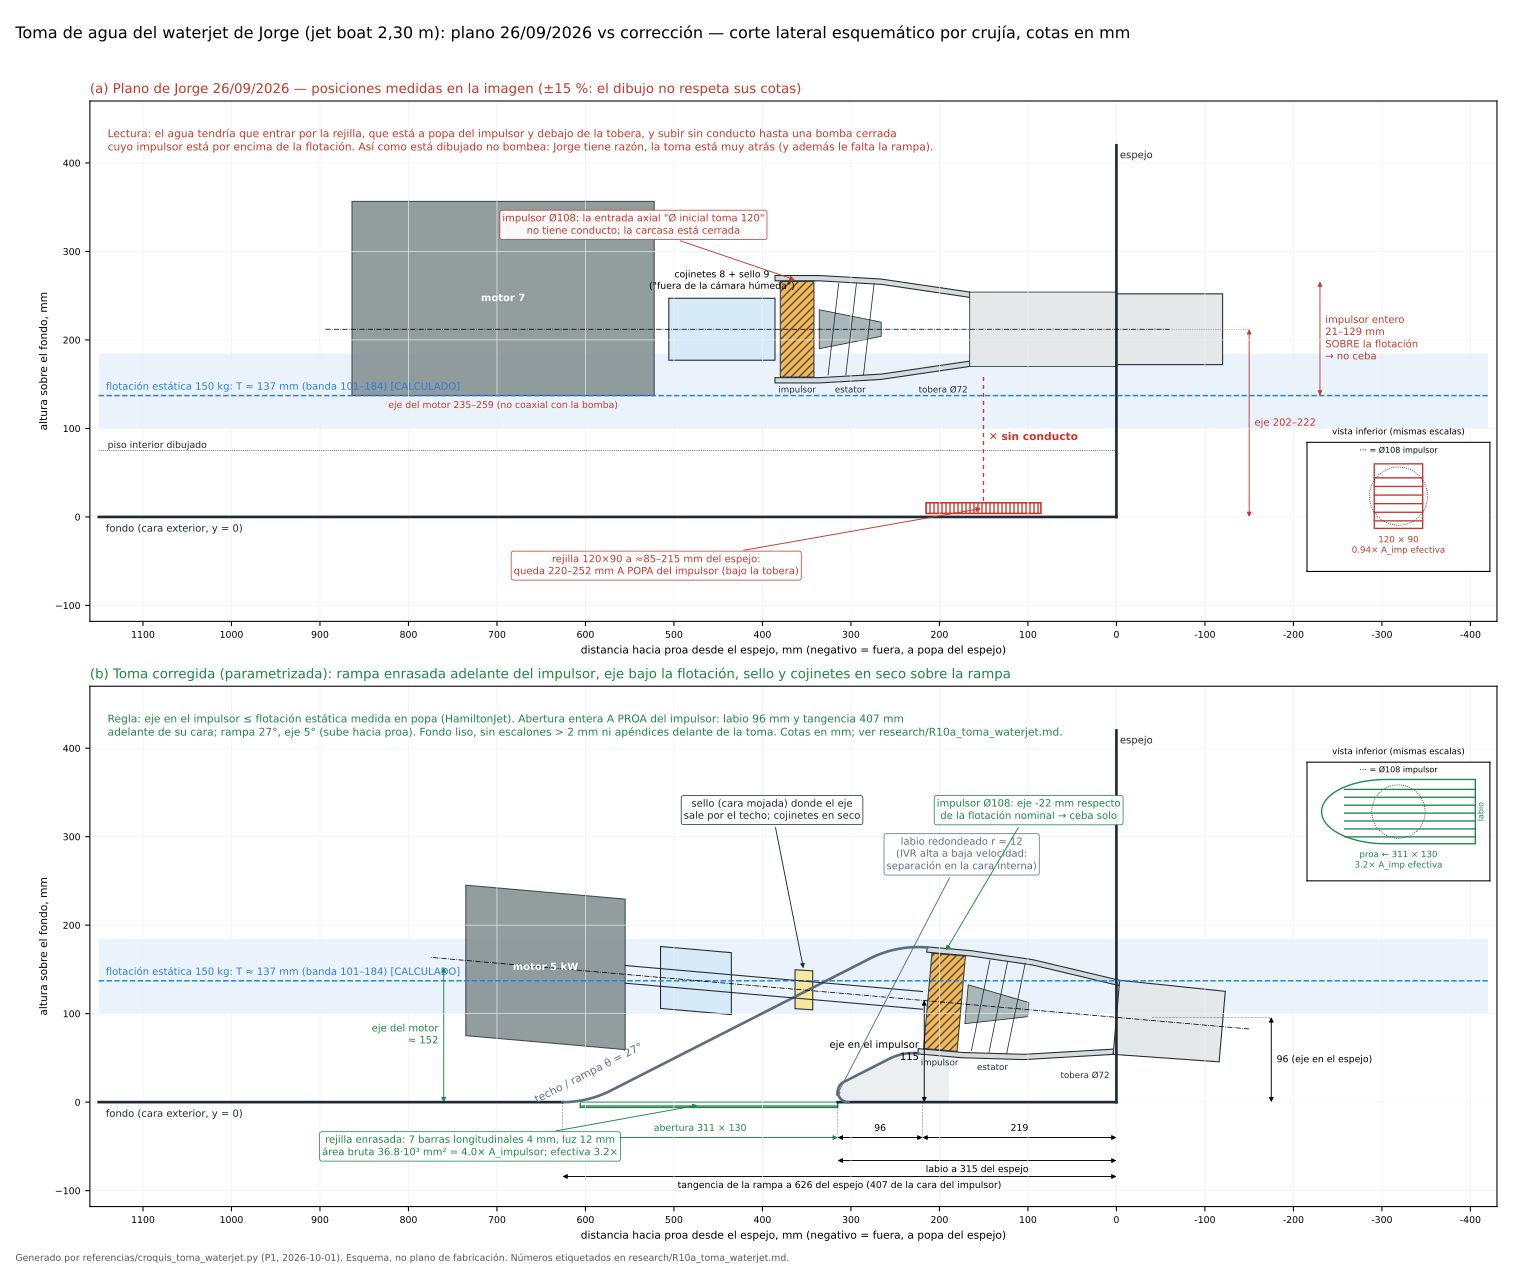

Python code for this plot:
#!/usr/bin/env python3
# -*- coding: utf-8 -*-
"""
croquis_toma_waterjet.py — Toma (succión) del waterjet de Jorge: plano 2026-09-26 vs toma corregida.

Qué hace (todo en un solo script, ejecutable y reproducible):
  1. Convierte a mm las posiciones leídas en píxeles sobre
     referencias/2026-09-26_plano_preliminar_waterjet_jorge.png (dos escalas,
     porque el dibujo no es coherente con sus propias cotas).
  2. Calcula el calado estático de 150 kg en un casco 2,30 × 0,80 m.
  3. Genera la geometría PARAMETRIZADA de una toma enrasada ("flush intake") con
     rampa: techo arco-recta-arco, labio redondeado, pared inferior, rejilla de
     barras longitudinales, eje inclinado, sello/cojinetes en seco y motor.
  4. Puntos de operación del jet (modelo de cantidad de movimiento + energía de
     Bulten 2006, ec. 2.56) → caudal, IVR, empuje.
  5. Chequeo de cavitación a 4500 rpm: NPSH disponible (Bulten ec. 2.64) contra
     NPSH requerido por velocidad específica de succión (Bulten ec. 2.29).
  6. Dibuja referencias/croquis_toma_waterjet.svg: (a) plano de Jorge, (b) corregido.

Uso:   python referencias/croquis_toma_waterjet.py [--out ruta.svg] [--json ruta.json]
No escribe nada fuera de --out / --json. Lee (solo lectura) inputs.yaml del repo
para ρ, p_atm y p_v del agua del Als Fjord; si no lo encuentra usa los mismos valores.

Convenciones: geometría en mm. xf = distancia hacia PROA medida desde la cara
exterior del espejo (xf = 0 en el espejo). y = altura sobre la cara exterior del
fondo (y = 0). En el dibujo la proa queda a la izquierda (X = −xf), como en el plano.
IVR (ITTC) = V_garganta / V_barco; IVR_Bulten = 1/IVR (Bulten 2006 usa la recíproca).
Etiquetas: [VERIFICADO: fuente] · [CALCULADO] · [ESTIMADO: base] · [SUPUESTO].
Fuentes: research/R10a_toma_waterjet.md §Fuentes.
"""
from __future__ import annotations

import argparse
import json
import math
import os
import sys

import numpy as np

import matplotlib

matplotlib.use("Agg")
import matplotlib.pyplot as plt  # noqa: E402
from matplotlib.patches import Polygon, Rectangle, FancyArrowPatch  # noqa: E402

HERE = os.path.dirname(os.path.abspath(__file__))
REPO = os.path.dirname(HERE)
G = 9.81

# =============================================================================
# 1. Medidas leídas en el PNG (px de la imagen original 1320×1023)
#    Método: recorte ampliado con grilla + barrido de columnas/filas oscuras.
# =============================================================================
PX = {
    "dim2300_ext": (126.5, 849.0),   # líneas de referencia de la cota 2300 (proa → punta de la boquilla)
    "chain_ticks": (121.0, 355.0, 573.0, 752.0),  # cotas 850 / 750 / 700 (terminan en la rejilla)
    "y_bottom": 219.5,       # cara exterior del fondo (línea inferior de las cotas 280 y 420)
    "y_dim280_top": 139.0,   # extremo superior de la cota 280 (popa)
    "y_dim420_top": 110.0,   # extremo superior de la cota 420 (popa)
    "x_transom": 790.0,      # cara exterior del espejo (doble línea 779–796 px)
    "x_grille_fwd": 727.0,   # barras de la rejilla, extremo hacia proa
    "x_grille_aft": 765.0,   # barras de la rejilla, extremo hacia popa
    "y_grille": (207.0, 216.0),  # la rejilla está dibujada DENTRO de un rebaje, sobre la línea del fondo
    "x_housing": (677.0, 721.0),  # cilindro de la bomba (impulsor + estator, tramo "120" del detalle)
    "y_housing": (141.0, 182.0),
    "x_motor": (537.0, 637.0),
    "y_motor": (122.0, 182.0),
    "y_floor": 199.0,        # piso interior dibujado
}


def drawing_scales():
    """Escalas mm/px que implican las propias cotas del plano (no coinciden entre sí)."""
    a, b = PX["dim2300_ext"]
    t = PX["chain_ticks"]
    sx_total = 2300.0 / (b - a)                      # [CALCULADO] cota 2300
    sx_chain = 2300.0 / (t[-1] - t[0])               # [CALCULADO] cadena 850+750+700
    sx_parts = [850 / (t[1] - t[0]), 750 / (t[2] - t[1]), 700 / (t[3] - t[2])]
    sy_280 = 280.0 / (PX["y_bottom"] - PX["y_dim280_top"])
    sy_420 = 420.0 / (PX["y_bottom"] - PX["y_dim420_top"])
    return dict(sx=(sx_total, sx_chain), sx_parts=sx_parts, sy=(sy_280, sy_420))


def jorge_layout():
    """Posiciones del plano de Jorge en mm (rango con las dos escalas)."""
    s = drawing_scales()
    sx_lo, sx_hi = sorted(s["sx"])
    sy_lo, sy_hi = sorted(s["sy"])
    xt = PX["x_transom"]
    yb = PX["y_bottom"]

    def fx(px):  # distancia a proa desde el espejo
        return ((xt - px) * sx_lo, (xt - px) * sx_hi)

    def fy(py):
        return ((yb - py) * sy_lo, (yb - py) * sy_hi)

    hy = 0.5 * (PX["y_housing"][0] + PX["y_housing"][1])
    my = 0.5 * (PX["y_motor"][0] + PX["y_motor"][1])
    out = {
        "grille_fwd_from_transom": fx(PX["x_grille_fwd"]),
        "grille_aft_from_transom": fx(PX["x_grille_aft"]),
        "grille_len_side_view": ((PX["x_grille_aft"] - PX["x_grille_fwd"]) * sx_lo,
                                 (PX["x_grille_aft"] - PX["x_grille_fwd"]) * sx_hi),
        "impeller_face_from_transom": fx(PX["x_housing"][0]),
        "housing_aft_from_transom": fx(PX["x_housing"][1]),
        "grille_center_aft_of_impeller": tuple(
            (0.5 * (PX["x_grille_fwd"] + PX["x_grille_aft"]) - PX["x_housing"][0]) * k for k in (sx_lo, sx_hi)),
        "shaft_height_pump": fy(hy),
        "motor_axis_height": fy(my),
        "motor_from_transom": (fx(PX["x_motor"][1])[0], fx(PX["x_motor"][0])[1]),
        "grille_above_bottom": (fy(PX["y_grille"][1])[0], fy(PX["y_grille"][0])[1]),
        "floor_height": fy(PX["y_floor"]),
    }
    # valores para el dibujo (escala media) — el motor del lateral no coincide con el "180" del detalle
    sxm, sym = 0.5 * (sx_lo + sx_hi), 0.5 * (sy_lo + sy_hi)
    out["_mid"] = {
        "motor_x": ((xt - PX["x_motor"][1]) * sxm, (xt - PX["x_motor"][0]) * sxm),
        "motor_diam": (PX["y_motor"][1] - PX["y_motor"][0]) * sym,
        "motor_axis": (yb - my) * sym,
        "shaft": (yb - hy) * sym,
        "imp_face": (xt - PX["x_housing"][0]) * sxm,
        "grille": ((xt - PX["x_grille_aft"]) * sxm, (xt - PX["x_grille_fwd"]) * sxm),
    }
    return out


# =============================================================================
# 2. Parámetros (todo lo que define la toma corregida; cambiar acá)
# =============================================================================
def load_water():
    """ρ, p_atm, p_v del agua del Als Fjord desde inputs.yaml (solo lectura)."""
    w = {"rho": 1013.0, "p_atm": 101325.0, "p_v": 2984.0, "src": "valores por defecto (= inputs.yaml)"}
    try:
        import yaml  # noqa: WPS433

        with open(os.path.join(REPO, "inputs.yaml"), encoding="utf-8") as fh:
            d = yaml.safe_load(fh)["water"]
        w.update(rho=float(d["density_kg_m3"]), p_atm=float(d["p_atm_pa"]),
                 p_v=float(d["vapor_pressure_pa"]), src="inputs.yaml")
    except Exception:  # noqa: BLE001
        pass
    return w


P = {
    # --- del plano de Jorge -------------------------------------------------
    "D_imp": 108.0,        # [VERIFICADO: plano Jorge, "IMPULSOR Ø108 mm (4 ÁLABES)"]
    "D_throat": 120.0,     # [VERIFICADO: plano Jorge, "TOMA (garganta) 120 mm (aprox.)"]
    "D_nozzle": 72.0,      # [VERIFICADO: plano Jorge, "TOBERA Ø salida 72 mm"]
    "d_shaft": 20.0,       # [VERIFICADO: plano Jorge, "EJE Ø20 mm (RECTO)"]
    "rpm": 4500.0,         # [VERIFICADO: plano Jorge, "RÉGIMEN MOTOR 4500 rpm"] (acople directo)
    "P_elec_design": 5000.0,  # [VERIFICADO: plano Jorge, "POTENCIA ELÉCTRICA (DISEÑO) 5 kW"]
    "P_elec_max": 7200.0,     # [VERIFICADO: plano Jorge, "POTENCIA ELÉCTRICA MÁX. 7.2 kW"]
    "mass": 150.0,         # [VERIFICADO: plano Jorge, "MASA TOTAL (emb. + piloto + baterías) 150 kg"]
    "LOA": 2300.0,         # [VERIFICADO: plano Jorge, cota 2300]
    "B_max": 800.0,        # [VERIFICADO: plano Jorge, cota 800]
    "pump_stack_aft_of_impeller": 220.0,  # [CALCULADO: detalle, tramos 120 (impulsor+estator) + 100 (tobera)]
    "steer_len": 120.0,    # [VERIFICADO: plano Jorge, último tramo "120" (boquilla)]
    "bearing_housing_len": 80.0,  # [VERIFICADO: plano Jorge, tramo "80" (cojinetes 8 + sello 9)]
    "motor_len": 180.0,    # [VERIFICADO: plano Jorge, tramo "180" (motor 7)]
    "motor_diam": 170.0,   # [ESTIMADO: medido en el detalle con la cota 108 como escala, ±15 %]
    "grille_jorge": (90.0, 120.0),  # largo × ancho [VERIFICADO: plano, "120 x 90 mm (aprox.)" + "ANCHO 120"]
    # --- casco (calado estático) ---------------------------------------------
    "L_wl": 2000.0,        # [ESTIMADO: 2300 menos ~0,3 m de proa lanzada del lateral; rango 1900–2300]
    "B_wl": 750.0,         # [ESTIMADO: manga máx 800 menos abanico de costados; rango 650–800]
    "Cb": 0.72,            # [ESTIMADO: igual que inputs.yaml (caja con proa lanzada), rango 0.65–0.80]
    "L_wl_range": (1900.0, 2300.0),
    "B_wl_range": (650.0, 800.0),
    "Cb_range": (0.65, 0.80),
    # --- toma corregida ------------------------------------------------------
    "theta_ramp_deg": 27.0,   # [ESTIMADO: 25° (Sci Rep 2025, S5) – <30° (US 5439402, S6)]
    "alpha_shaft_deg": 5.0,   # [VERIFICADO como práctica: bloque de toma estándar 5° de HamiltonJet (S3)]; adoptado [SUPUESTO]
    "h_shaft": 115.0,      # eje sobre el fondo en la cara del impulsor [CALCULADO: calado nominal − ~20 mm; ver regla]
    "R_ramp_top": 120.0,   # radio del arco del techo junto a la garganta [ESTIMADO: ~1,1 D]
    "R_ramp_tan": 120.0,   # radio del arco de tangencia con el fondo [ESTIMADO: ~1,1 D]
    "R_lower": 60.0,       # radio de la pared inferior junto a la garganta [ESTIMADO: ~0,5 D]
    "r_lip": 12.0,         # radio de nariz del labio [ESTIMADO: ~0,1 D_garganta, memoria técnica]
    "W_open": 130.0,       # ancho de la abertura [ESTIMADO: 1,2 D; HJ212 ≈ 1,24 D (S9, foro)]
    "bar_t": 4.0,          # espesor de barra de rejilla [ESTIMADO]
    "bar_gap": 12.0,       # luz entre barras [ESTIMADO: < pasajes de la bomba; ver R10a]
    "K_grille": (0.2, 0.6),  # pérdida de la rejilla perfilada/rectangular [ESTIMADO: Kirschmer, memoria técnica]
    "wall": 6.0,           # pared del conducto/carcasa [SUPUESTO]
    "clear_dry": 10.0,     # holgura mínima carcasa seca ↔ techo del conducto [SUPUESTO]
    "coupling_len": 40.0,  # acople motor-eje [SUPUESTO]
    # --- jet (puntos de operación) -------------------------------------------
    "eta_drive": 0.85,     # motor + ESC [ESTIMADO: BLDC 5 kW, sin ficha]
    "eta_pump": 0.65,      # bomba chica [ESTIMADO: rango 0.5–0.8; Bulten usa 0.90 en jets grandes]
    "eps_in": 0.20,        # pérdida de toma ε [VERIFICADO como rango típico: Bulten 2006 usa 0.10–0.30]
    "K_in_static": 0.20,   # pérdida de conducto a V=0, sobre V_bomba²/2g [ESTIMADO]
    "phi_noz": 0.02,       # pérdida de tobera φ [VERIFICADO: valor del ejemplo de Bulten 2006]
    "wake": 0.05,          # fracción de estela w [ESTIMADO: casco chico; Bulten ejemplo 0.12]
    "nws": (3.5, 4.0),     # vel. específica de succión adim. [VERIFICADO: Bulten 2006 §2.2.3: ~4,0 común, 3,5 diseño]
    "speeds_kmh": (0.0, 5.0, 9.26, 10.0, 20.0, 30.0),
}


# =============================================================================
# 3. Cálculos
# =============================================================================
def static_draft(mass, rho, L_mm, B_mm, Cb):
    """T = m / (ρ·Cb·L·B)  [m] — caja equivalente."""
    return mass / (rho * Cb * (L_mm / 1e3) * (B_mm / 1e3))


def _arc(p0, phi0, phi1, R, n=24):
    """Arco tangente: arranca en p0 con rumbo phi0 (rad, desde +xf) y termina con rumbo phi1."""
    x0, y0 = p0
    phis = np.linspace(phi0, phi1, n)
    if phi1 < phi0:   # giro horario: centro a la derecha del avance
        cx, cy = x0 + R * math.sin(phi0), y0 - R * math.cos(phi0)
        pts = [(cx - R * math.sin(p), cy + R * math.cos(p)) for p in phis]
    else:             # giro antihorario
        cx, cy = x0 - R * math.sin(phi0), y0 + R * math.cos(phi0)
        pts = [(cx + R * math.sin(p), cy - R * math.cos(p)) for p in phis]
    return np.array(pts)


def intake_geometry(p, T_static_mm):
    """Geometría de la toma enrasada corregida (xf hacia proa desde el espejo, y sobre el fondo)."""
    th = math.radians(p["theta_ramp_deg"])
    al = math.radians(p["alpha_shaft_deg"])
    Rt = p["D_throat"] / 2
    x_imp = p["pump_stack_aft_of_impeller"] * math.cos(al)  # cara del impulsor (xf)
    h = p["h_shaft"]
    n_ax = np.array([-math.sin(al), math.cos(al)])            # normal "arriba" al eje
    c_imp = np.array([x_imp, h])
    top = c_imp + Rt * n_ax
    bot = c_imp - Rt * n_ax

    # Techo (rampa): arco R2 (α → −θ), recta a −θ, arco R1 (−θ → 0) tangente al fondo.
    a2 = _arc(tuple(top), al, -th, p["R_ramp_top"])
    y_after_a2 = a2[-1, 1]
    y_end_straight = p["R_ramp_tan"] * (1 - math.cos(th))
    dy = y_after_a2 - y_end_straight
    if dy <= 0:
        raise ValueError("rampa imposible: bajar R_ramp_* o subir h_shaft")
    p_s1 = a2[-1] + np.array([dy / math.tan(th), -dy])
    a1 = _arc(tuple(p_s1), -th, 0.0, p["R_ramp_tan"])
    roof = np.vstack([a2, p_s1, a1])
    x_tan = a1[-1, 0]

    # Pared inferior: arco R3 desde el fondo de la garganta (α → −θ) y recta paralela al techo.
    nu = np.array([math.sin(th), math.cos(th)])
    c_roof = float(nu @ a2[-1])
    R3 = p["R_lower"]
    c_low = float(nu @ bot) + R3 * (1 - math.cos(th + al))
    k_perp = (c_roof - c_low) / p["D_throat"]          # ancho normal del tramo inclinado / D_garganta
    A_incl = k_perp * p["D_throat"] * p["W_open"] * 0.9   # sección inclinada (rect. redondeado, factor 0,9 [ESTIMADO])
    R3_note = "" if k_perp * p["W_open"] * 0.9 >= p["D_throat"] * math.pi / 4 else \
        "sección inclinada menor que la garganta: subir h_shaft o bajar R_lower"
    a3 = _arc(tuple(bot), al, -th, R3)
    # nariz del labio: círculo de radio r tangente a y=0 y a la recta inferior
    r = p["r_lip"]
    x_c = (c_low - r * (1 + math.cos(th))) / math.sin(th)
    nose_t_line = np.array([x_c, r]) + r * nu
    angs = np.linspace(math.pi / 2 - th, -math.pi / 2, 20)
    nose = np.array([(x_c + r * math.cos(a), r + r * math.sin(a)) for a in angs])
    lower = np.vstack([a3, nose_t_line, nose])
    x_lip = x_c + r                         # punta del labio (extremo hacia proa)
    x_lip_sharp = c_low / math.sin(th)      # intersección geométrica sin redondeo

    # Abertura en planta: tramo rectangular + extremo de proa semielíptico (semieje = W)
    L_open = x_tan - x_lip
    W = p["W_open"]
    a_ell = min(W, L_open)
    A_open = W * (L_open - a_ell) + math.pi * a_ell * W / 4
    n_bars = int((W - p["bar_gap"]) // (p["bar_t"] + p["bar_gap"]))
    open_frac = (W - n_bars * p["bar_t"]) / W
    A_imp = math.pi * p["D_imp"] ** 2 / 4
    A_thr = math.pi * p["D_throat"] ** 2 / 4

    # Eje: recta por el centro del impulsor con pendiente α (sube hacia proa).
    def y_shaft(xf):
        return h + (xf - x_imp) * math.tan(al)

    def roof_y(xf):
        xs, ys = roof[:, 0], roof[:, 1]
        if xf >= x_tan:
            return 0.0
        return float(np.interp(xf, xs, ys))

    # Cruce eje ↔ techo (donde va el sello)
    xs = np.linspace(x_imp, x_tan, 4000)
    diff = np.array([y_shaft(x) - roof_y(x) for x in xs])
    idx = np.where(diff > 0)[0]
    x_cross = float(xs[idx[0]]) if len(idx) else float("nan")

    def first_clear_x(radius, x_from, length):
        """Primer xf ≥ x_from donde un cilindro coaxial al eje (radio, largo) libra el techo."""
        need = radius + p["wall"] + p["clear_dry"]
        for x0 in np.arange(x_from, x_from + 1500, 2.0):
            ok = all(y_shaft(x) - need / math.cos(al) >= roof_y(x)
                     for x in np.linspace(x0, x0 + length, 30))
            if ok:
                return float(x0)
        return float("nan")

    x_seal = x_cross                     # sello en el techo (cara mojada)
    x_bh0 = first_clear_x(35.0, x_seal, p["bearing_housing_len"])  # caja de cojinetes Ø70 [SUPUESTO]
    x_cp0 = x_bh0 + p["bearing_housing_len"]
    x_m0 = first_clear_x(p["motor_diam"] / 2, x_cp0 + p["coupling_len"], p["motor_len"])
    x_m1 = x_m0 + p["motor_len"]
    x_mc = 0.5 * (x_m0 + x_m1)

    g = {
        "x_imp": x_imp, "x_lip": x_lip, "x_lip_sharp": x_lip_sharp, "x_tan": x_tan,
        "lip_from_imp": x_lip - x_imp, "tan_from_imp": x_tan - x_imp,
        "L_open": L_open, "W_open": W, "A_open_gross": A_open, "n_bars": n_bars,
        "open_frac": open_frac, "A_open_eff": A_open * open_frac,
        "A_imp": A_imp, "A_throat": A_thr,
        "A_open_over_imp": A_open / A_imp, "A_eff_over_imp": A_open * open_frac / A_imp,
        "R3": R3, "R3_note": R3_note, "k_perp": k_perp, "A_incl": A_incl,
        "A_incl_over_throat": A_incl / A_thr,
        "y_throat_top": float(top[1]), "y_throat_bot": float(bot[1]),
        "roof_rise": float(top[1]),
        "x_shaft_exits_roof": x_cross, "shaft_wet_len": (x_cross - x_imp) / math.cos(al),
        "x_bearing_housing": (x_bh0, x_cp0), "x_motor": (x_m0, x_m1),
        "motor_axis_height_center": y_shaft(x_mc),
        "motor_bottom_height": y_shaft(x_mc) - p["motor_diam"] / 2 / math.cos(al),
        "nozzle_axis_height_transom": y_shaft(0.0),
        "h_shaft": h, "T_static": T_static_mm,
        "shaft_minus_T": h - T_static_mm,
        "shaft_underside_minus_T": h - p["d_shaft"] / 2 - T_static_mm,
        "imp_top_minus_T": h + p["D_imp"] / 2 - T_static_mm,
        "roof": roof, "lower": lower, "y_shaft": y_shaft, "c_imp": c_imp, "n_ax": n_ax,
    }
    return g


def jet_point(V_kmh, P_elec, p, w):
    """Punto de operación: η_p·P_eje = ρgQ·H_R, H_R = (1+φ)Vj²/2g − (1−ε)Vin²/2g (Bulten ec. 2.56, h_j≈0)."""
    rho = w["rho"]
    V = V_kmh / 3.6
    Vin = (1 - p["wake"]) * V
    An = math.pi * (p["D_nozzle"] / 1e3) ** 2 / 4
    Php = p["eta_pump"] * p["eta_drive"] * P_elec

    def f(vj):
        return rho * An * vj * ((1 + p["phi_noz"]) * vj ** 2 / 2 - (1 - p["eps_in"]) * Vin ** 2 / 2) - Php

    lo = Vin * math.sqrt((1 - p["eps_in"]) / (1 + p["phi_noz"])) + 1e-6
    hi = 100.0
    for _ in range(200):
        mid = 0.5 * (lo + hi)
        if f(mid) > 0:
            hi = mid
        else:
            lo = mid
    Vj = 0.5 * (lo + hi)
    Q = An * Vj
    A_thr = math.pi * (p["D_throat"] / 1e3) ** 2 / 4
    Vp = Q / A_thr
    return {"V_kmh": V_kmh, "V": V, "Vin": Vin, "Vj": Vj, "Q": Q, "V_pump": Vp,
            "IVR": (Vp / V) if V > 0 else float("inf"),
            "IVR_Bulten": V / Vp, "T_N": rho * Q * (Vj - Vin), "P_hyd": Php}


def npsh(pt, p, w, h_imp_top_above_fs_m, A_grille_eff_mm2, K_grille):
    """NPSH_A (Bulten ec. 2.64 + pérdida de rejilla) y NPSH_R por n_ωs (Bulten ec. 2.29)."""
    rho = w["rho"]
    head_atm = (w["p_atm"] - w["p_v"]) / (rho * G)
    dyn = (1 - p["eps_in"]) * pt["Vin"] ** 2 / (2 * G)
    loss_static = p["K_in_static"] * pt["V_pump"] ** 2 / (2 * G) if pt["V"] < 0.5 * pt["V_pump"] else 0.0
    Vg = pt["Q"] / (A_grille_eff_mm2 / 1e6)
    loss_grille = K_grille * Vg ** 2 / (2 * G)
    NA = head_atm + dyn - loss_static - loss_grille - h_imp_top_above_fs_m
    Om = p["rpm"] * 2 * math.pi / 60
    NR = {n: (Om * math.sqrt(pt["Q"]) / n) ** (4 / 3) / G for n in p["nws"]}
    Qmax = {n: (n * (G * NA) ** 0.75 / Om) ** 2 for n in p["nws"]}
    return {"NPSH_A": NA, "NPSH_R": NR, "ratio": {n: NA / NR[n] for n in NR}, "Q_max": Qmax,
            "V_grille": Vg, "loss_grille": loss_grille, "loss_static": loss_static, "head_atm": head_atm}


def compute():
    w = load_water()
    p = P
    out = {"water": w, "scales": drawing_scales(), "jorge": jorge_layout()}
    T_nom = static_draft(p["mass"], w["rho"], p["L_wl"], p["B_wl"], p["Cb"]) * 1e3
    T_min = static_draft(p["mass"], w["rho"], p["L_wl_range"][1], p["B_wl_range"][1], p["Cb_range"][1]) * 1e3
    T_max = static_draft(p["mass"], w["rho"], p["L_wl_range"][0], p["B_wl_range"][0], p["Cb_range"][0]) * 1e3
    out["draft_mm"] = {"nominal": T_nom, "min": T_min, "max": T_max}
    g = intake_geometry(p, T_nom)
    out["geom"] = {k: v for k, v in g.items() if not callable(v) and not isinstance(v, np.ndarray)}
    out["tip_speed"] = math.pi * p["D_imp"] / 1e3 * p["rpm"] / 60

    # Áreas de la rejilla de Jorge
    Lj, Wj = p["grille_jorge"]
    nbj = int((Wj - p["bar_gap"]) // (p["bar_t"] + p["bar_gap"]))
    A_j = Lj * Wj
    A_j_eff = A_j * (Wj - nbj * p["bar_t"]) / Wj
    out["jorge_grille"] = {"A_gross": A_j, "n_bars": nbj, "A_eff": A_j_eff,
                           "A_gross_over_imp": A_j / g["A_imp"], "A_eff_over_imp": A_j_eff / g["A_imp"],
                           "len_needed_for_throat_at_theta": p["D_throat"] / math.sin(math.radians(p["theta_ramp_deg"]))}

    # Puntos de operación y cavitación
    jl = out["jorge"]
    h_j_jorge_shaft = 0.5 * (jl["shaft_height_pump"][0] + jl["shaft_height_pump"][1])
    rows = []
    for Pel, tag in ((p["P_elec_design"], "diseño 5 kW"), (p["P_elec_max"], "máx 7,2 kW")):
        for v in p["speeds_kmh"]:
            pt = jet_point(v, Pel, p, w)
            # superficie libre en la popa: en reposo/baja velocidad = calado; planeando (≥ 20 km/h) ≈ fondo
            fs = T_nom if v < 15 else 0.0
            h_top_corr = (p["h_shaft"] + p["D_imp"] / 2 - fs) / 1e3
            h_top_jorge = (h_j_jorge_shaft + p["D_imp"] / 2 - fs) / 1e3
            r = {"caso": tag, **pt}
            for K in p["K_grille"]:
                r[f"corr_K{K}"] = npsh(pt, p, w, h_top_corr, g["A_open_eff"], K)
                r[f"jorge_K{K}"] = npsh(pt, p, w, h_top_jorge, A_j_eff, K)
            rows.append(r)
    out["points"] = rows
    return out, g


# =============================================================================
# 4. Dibujo
# =============================================================================
C_HULL = "#1f2a36"
C_WATER = "#2a7fd4"
C_BAD = "#c0392b"
C_OK = "#1e8449"
C_DUCT = "#5d6d7e"
C_MOTOR = "#7f8c8d"


def X(xf):
    """xf (hacia proa desde el espejo) → coordenada de dibujo (proa a la izquierda)."""
    return -np.asarray(xf)


def dim_h(ax, x1, x2, y, text, color="k", fs=7.5, above=True):
    ax.add_patch(FancyArrowPatch((X(x1), y), (X(x2), y), arrowstyle="<|-|>", mutation_scale=7,
                                 color=color, lw=0.7, shrinkA=0, shrinkB=0))
    ax.text(0.5 * (X(x1) + X(x2)), y + (5 if above else -5), text, ha="center",
            va="bottom" if above else "top", fontsize=fs, color=color)


def dim_v(ax, xf, y1, y2, text, color="k", fs=7.5, side="right"):
    ax.add_patch(FancyArrowPatch((X(xf), y1), (X(xf), y2), arrowstyle="<|-|>", mutation_scale=7,
                                 color=color, lw=0.7, shrinkA=0, shrinkB=0))
    dx = 6 if side == "right" else -6
    ax.text(X(xf) + dx, 0.5 * (y1 + y2), text, ha="left" if side == "right" else "right",
            va="center", fontsize=fs, color=color, rotation=0)


def note(ax, xy, xytext, text, color="k", fs=7.5):
    ax.annotate(text, xy=(X(xy[0]), xy[1]), xytext=(X(xytext[0]), xytext[1]), fontsize=fs, color=color,
                arrowprops=dict(arrowstyle="-|>", color=color, lw=0.7, mutation_scale=7),
                ha="center", va="center",
                bbox=dict(boxstyle="round,pad=0.25", fc="white", ec=color, lw=0.6, alpha=0.95))


def waterline(ax, d, x_from=1150, x_to=-420):
    ax.fill_between([X(x_from), X(x_to)], d["min"], d["max"], color=C_WATER, alpha=0.10, lw=0)
    ax.plot([X(x_from), X(x_to)], [d["nominal"]] * 2, color=C_WATER, lw=1.1, ls="--")
    ax.text(X(x_from) + 8, d["nominal"] + 4,
            f"flotación estática 150 kg: T ≈ {d['nominal']:.0f} mm (banda {d['min']:.0f}–{d['max']:.0f}) [CALCULADO]",
            fontsize=7.5, color=C_WATER, va="bottom")


def hull(ax, x_from=1150, top=420, gap=None):
    """Fondo (y=0) y espejo (xf=0). gap=(x_aft, x_fwd) deja abierta la abertura."""
    if gap:
        ax.plot([X(x_from), X(gap[1])], [0, 0], color=C_HULL, lw=2.0)
        ax.plot([X(gap[0]), 0], [0, 0], color=C_HULL, lw=2.0)
    else:
        ax.plot([X(x_from), 0], [0, 0], color=C_HULL, lw=2.0)
    ax.plot([0, 0], [0, top], color=C_HULL, lw=2.0)
    ax.text(4, top - 6, "espejo", fontsize=7.5, color=C_HULL, va="top")
    ax.text(X(x_from) + 8, -8, "fondo (cara exterior, y = 0)", fontsize=7.5, color=C_HULL, va="top")


def pump_local(c, n_ax, al, pts_sr):
    """(s hacia popa a lo largo del eje, r radial) → (xf, y)."""
    d = np.array([-math.cos(al), -math.sin(al)])
    return np.array([c + s * d + r * n_ax for s, r in pts_sr])


def draw_pump(ax, c, al, p, steer=True, label=True):
    n_ax = np.array([-math.sin(al), math.cos(al)])
    Ri = p["D_imp"] / 2 + 0.7
    wl = p["wall"]
    Rn = p["D_nozzle"] / 2
    prof = [(0, Ri), (50, Ri), (120, Ri - 4), (220, Rn)]
    outer = [(s, r + wl) for s, r in prof]
    for sgn in (1, -1):
        pts_in = pump_local(c, n_ax, al, [(s, sgn * r) for s, r in prof])
        pts_out = pump_local(c, n_ax, al, [(s, sgn * r) for s, r in outer])
        poly = np.vstack([pts_in, pts_out[::-1]])
        ax.add_patch(Polygon(np.c_[X(poly[:, 0]), poly[:, 1]], closed=True, fc="#d5dbdb", ec=C_HULL, lw=0.8))
    imp = pump_local(c, n_ax, al, [(6, -p["D_imp"] / 2), (44, -p["D_imp"] / 2),
                                   (44, p["D_imp"] / 2), (6, p["D_imp"] / 2)])
    ax.add_patch(Polygon(np.c_[X(imp[:, 0]), imp[:, 1]], closed=True, fc="#f5b041", ec=C_HULL, lw=0.8,
                         hatch="////", alpha=0.9))
    hub = pump_local(c, n_ax, al, [(50, 22), (120, 8), (120, -8), (50, -22)])
    ax.add_patch(Polygon(np.c_[X(hub[:, 0]), hub[:, 1]], closed=True, fc="#aab7b8", ec=C_HULL, lw=0.6))
    for s in (60, 80, 100):  # álabes del estator (esquema)
        seg = pump_local(c, n_ax, al, [(s, -Ri + 3), (s + 12, Ri - 3)])
        ax.plot(X(seg[:, 0]), seg[:, 1], color=C_HULL, lw=0.6)
    if steer:
        st = pump_local(c, n_ax, al, [(220, Rn + wl), (220 + p["steer_len"], Rn - 2 + wl),
                                      (220 + p["steer_len"], -Rn + 2 - wl), (220, -Rn - wl)])
        ax.add_patch(Polygon(np.c_[X(st[:, 0]), st[:, 1]], closed=True, fc="#e5e8e8", ec=C_HULL, lw=0.8))
    if label:
        for s_, txt in ((25, "impulsor"), (85, "estator"), (190, "tobera Ø72")):
            q = pump_local(c, n_ax, al, [(s_, -p["D_imp"] / 2 - wl - 4)])[0]
            ax.text(X(q[0]), q[1], txt, fontsize=6.5, ha="center", va="top", color=C_HULL)
    return None


def draw_motor(ax, x0, x1, ycen_fn, D, color=C_MOTOR, lbl="motor"):
    xs = np.array([x0, x1, x1, x0])
    ys = np.array([ycen_fn(x0) - D / 2, ycen_fn(x1) - D / 2, ycen_fn(x1) + D / 2, ycen_fn(x0) + D / 2])
    ax.add_patch(Polygon(np.c_[X(xs), ys], closed=True, fc=color, ec=C_HULL, lw=0.8, alpha=0.85))
    ax.text(X(0.5 * (x0 + x1)), ycen_fn(0.5 * (x0 + x1)), lbl, ha="center", va="center", fontsize=7.5,
            color="white", weight="bold")


def plot(res, g, out_svg):
    p = P
    d = res["draft_mm"]
    jl = res["jorge"]
    plt.rcParams.update({"font.family": "DejaVu Sans", "svg.fonttype": "none"})
    fig, axes = plt.subplots(2, 1, figsize=(16, 13.2))
    for ax in axes:
        ax.set_aspect("equal")
        ax.set_xlim(-1160, 430)
        ax.set_ylim(-118, 470)
        ax.set_xticks(np.arange(-1100, 401, 100))
        ax.set_xticklabels([f"{-t:d}" for t in np.arange(-1100, 401, 100)], fontsize=7)
        ax.tick_params(axis="y", labelsize=7)
        ax.grid(True, color="#ecf0f1", lw=0.5)
        ax.set_xlabel("distancia hacia proa desde el espejo, mm (negativo = fuera, a popa del espejo)", fontsize=8)
        ax.set_ylabel("altura sobre el fondo, mm", fontsize=8)

    # ---------------------------------------------------------------- (a) Jorge
    ax = axes[0]
    ax.set_title("(a) Plano de Jorge 26/09/2026 — posiciones medidas en la imagen (±15 %: el dibujo no respeta sus cotas)",
                 fontsize=10, loc="left", color=C_BAD)
    hull(ax)
    floor_h = 0.5 * sum(jl["floor_height"])
    ax.plot([X(1150), X(0)], [floor_h, floor_h], color=C_HULL, lw=0.6, ls=":")
    ax.text(X(1140), floor_h + 3, "piso interior dibujado", fontsize=7, color=C_HULL)
    waterline(ax, d)
    hs_j = 0.5 * sum(jl["shaft_height_pump"])
    hm_j = 0.5 * sum(jl["motor_axis_height"])
    x_imp_j = 0.5 * sum(jl["impeller_face_from_transom"])
    c = np.array([x_imp_j, hs_j])
    # bomba horizontal (como en el plano), estirada hasta el espejo
    pj = dict(p)
    draw_pump(ax, c, 0.0, pj, steer=False)
    # tubo hasta el espejo + boquilla fuera
    ax.add_patch(Rectangle((X(x_imp_j - 220), hs_j - 42), (x_imp_j - 220), 84, fc="#e5e8e8", ec=C_HULL, lw=0.6))
    ax.add_patch(Rectangle((0, hs_j - 40), 120, 80, fc="#e5e8e8", ec=C_HULL, lw=0.8))
    # cojinetes/sello y motor
    xm0, xm1 = jl["_mid"]["motor_x"]
    ax.add_patch(Rectangle((X(x_imp_j + 120), hs_j - 35), 120, 70, fc="#d6eaf8", ec=C_HULL, lw=0.8))
    ax.text(X(x_imp_j + 60), hs_j + 42, "cojinetes 8 + sello 9\n(\"fuera de la cámara húmeda\")",
            fontsize=7, ha="center", va="bottom")
    draw_motor(ax, xm0, xm1, lambda x: hm_j, jl["_mid"]["motor_diam"], lbl="motor 7")
    ax.text(X(0.5 * (xm0 + xm1)), hm_j - jl["_mid"]["motor_diam"] / 2 - 6,
            f"eje del motor {jl['motor_axis_height'][0]:.0f}–{jl['motor_axis_height'][1]:.0f} (no coaxial con la bomba)",
            ha="center", va="top", fontsize=7, color=C_BAD)
    ax.plot([X(xm1 + 30), X(-60)], [hs_j, hs_j], color="k", lw=0.6, ls="-.")
    # rejilla (en el fondo, a popa del impulsor)
    gf = 0.5 * sum(jl["grille_fwd_from_transom"])
    ga = 0.5 * sum(jl["grille_aft_from_transom"])
    ax.add_patch(Rectangle((X(gf), 4), gf - ga, 12, fc="white", ec=C_BAD, lw=1.2, hatch="||||"))
    # nada conecta la rejilla con la bomba
    ax.plot([X(0.5 * (gf + ga)), X(0.5 * (gf + ga))], [18, hs_j - 50], color=C_BAD, lw=1.0, ls=(0, (3, 3)))
    ax.text(X(0.5 * (gf + ga)) + 6, 0.5 * (18 + hs_j - 50), "✕ sin conducto", color=C_BAD, fontsize=8,
            va="center", weight="bold")
    note(ax, (0.5 * (gf + ga), 10), (520, -55),
         f"rejilla 120×90 a ≈{ga:.0f}–{gf:.0f} mm del espejo:\nqueda {res['jorge']['grille_center_aft_of_impeller'][0]:.0f}–"
         f"{res['jorge']['grille_center_aft_of_impeller'][1]:.0f} mm A POPA del impulsor (bajo la tobera)",
         color=C_BAD)
    note(ax, (x_imp_j - 25, hs_j + 55), (x_imp_j + 160, 330),
         "impulsor Ø108: la entrada axial \"Ø inicial toma 120\"\nno tiene conducto; la carcasa está cerrada",
         color=C_BAD)
    dim_v(ax, -150, 0, hs_j, f"eje {jl['shaft_height_pump'][0]:.0f}–{jl['shaft_height_pump'][1]:.0f}", color=C_BAD,
          side="right")
    ax.plot([X(-150), X(-40)], [hs_j, hs_j], color=C_BAD, lw=0.5, ls=":")
    dim_v(ax, -230, d["nominal"], hs_j + p["D_imp"] / 2,
          f"impulsor entero\n{hs_j - p['D_imp'] / 2 - d['nominal']:.0f}–{hs_j + p['D_imp'] / 2 - d['nominal']:.0f} mm\n"
          "SOBRE la flotación\n→ no ceba", color=C_BAD, side="right")
    ax.text(X(1140), 440,
            "Lectura: el agua tendría que entrar por la rejilla, que está a popa del impulsor y debajo de la tobera, "
            "y subir sin conducto hasta una bomba cerrada\ncuyo impulsor está por encima de la flotación. "
            "Así como está dibujado no bombea: Jorge tiene razón, la toma está muy atrás (y además le falta la rampa).",
            fontsize=8, va="top", color=C_BAD)

    # ---------------------------------------------------------------- (b) corregido
    ax = axes[1]
    al = math.radians(p["alpha_shaft_deg"])
    ax.set_title("(b) Toma corregida (parametrizada): rampa enrasada adelante del impulsor, eje bajo la flotación, "
                 "sello y cojinetes en seco sobre la rampa", fontsize=10, loc="left", color=C_OK)
    hull(ax, gap=(g["x_lip"], g["x_tan"]))
    waterline(ax, d)
    roof, lower = g["roof"], g["lower"]
    ax.plot(X(roof[:, 0]), roof[:, 1], color=C_DUCT, lw=2.0)
    ax.plot(X(lower[:, 0]), lower[:, 1], color=C_DUCT, lw=2.0)
    # bloque de toma (sólido entre pared inferior y fondo, hasta la carcasa)
    blk = np.vstack([lower[::-1], [[g["x_imp"] - 30, 0.0]]])
    blk = np.vstack([[[g["x_imp"] - 30, g["y_throat_bot"] - 2]], lower, [[g["x_imp"] - 30, 0.0]]])
    ax.add_patch(Polygon(np.c_[X(blk[:, 0]), blk[:, 1]], closed=True, fc="#eaeded", ec="none", alpha=0.9))
    # rejilla en el plano del fondo
    ax.add_patch(Rectangle((X(g["x_tan"] - 20), -6), (g["x_tan"] - 20) - g["x_lip"], 6, fc="white", ec=C_OK,
                           lw=1.0, hatch="----"))
    # bomba inclinada α
    c = g["c_imp"]
    draw_pump(ax, c, al, p, steer=True)
    # eje Ø20 desde el impulsor hasta el motor
    x_m0, x_m1 = g["x_motor"]
    ys = g["y_shaft"]
    xx = np.array([g["x_imp"], x_m0])
    for sgn in (1, -1):
        ax.plot(X(xx), ys(xx) + sgn * p["d_shaft"] / 2, color=C_HULL, lw=0.8)
    ax.plot(X(np.array([-150, x_m1 + 40])), ys(np.array([-150, x_m1 + 40])), color="k", lw=0.6, ls="-.")
    # sello en el techo, caja de cojinetes, acople, motor
    xs0 = g["x_shaft_exits_roof"]
    ax.add_patch(Polygon(np.c_[X([xs0 - 6, xs0 + 14, xs0 + 14, xs0 - 6]),
                               [ys(xs0) - 22, ys(xs0 + 14) - 22, ys(xs0 + 14) + 22, ys(xs0) + 22]],
                         closed=True, fc="#f9e79f", ec=C_HULL, lw=0.8))
    b0, b1 = g["x_bearing_housing"]
    ax.add_patch(Polygon(np.c_[X([b0, b1, b1, b0]), [ys(b0) - 35, ys(b1) - 35, ys(b1) + 35, ys(b0) + 35]],
                         closed=True, fc="#d6eaf8", ec=C_HULL, lw=0.8))
    draw_motor(ax, x_m0, x_m1, ys, p["motor_diam"], lbl="motor 5 kW")
    # cotas horizontales
    yd = -40
    dim_h(ax, 0, g["x_imp"], yd, f"{g['x_imp']:.0f}", fs=7)
    dim_h(ax, g["x_imp"], g["x_lip"], yd, f"{g['lip_from_imp']:.0f}", fs=7)
    dim_h(ax, g["x_lip"], g["x_tan"], yd, f"abertura {g['L_open']:.0f} × {g['W_open']:.0f}", fs=7, color=C_OK)
    dim_h(ax, 0, g["x_lip"], -66, f"labio a {g['x_lip']:.0f} del espejo", fs=7, above=False)
    dim_h(ax, 0, g["x_tan"], -84, f"tangencia de la rampa a {g['x_tan']:.0f} del espejo "
                                   f"({g['tan_from_imp']:.0f} de la cara del impulsor)", fs=7, above=False)
    for xv in (g["x_imp"], g["x_lip"], g["x_tan"]):
        ax.plot([X(xv)] * 2, [0, yd - 2], color="k", lw=0.4, ls=":")
    # cotas verticales
    dim_v(ax, -175, 0, ys(0.0), "", side="right")
    dim_v(ax, g["x_imp"] - 2, 0, g["h_shaft"], f"eje en el impulsor\n{g['h_shaft']:.0f}", side="left")
    ax.plot([X(-175), X(-40)], [ys(0.0)] * 2, color="k", lw=0.4, ls=":")
    ax.text(X(-175) + 6, ys(0.0) / 2, f"{ys(0.0):.0f} (eje en el espejo)", fontsize=7, va="center")
    xmc = 0.5 * (x_m0 + x_m1)
    dim_v(ax, x_m1 + 25, 0, ys(xmc), f"eje del motor\n≈ {ys(xmc):.0f}", side="left", color=C_OK)
    # ángulo de rampa
    th = p["theta_ramp_deg"]
    k_mid = int(np.argmin(np.abs(roof[:, 1] - 0.40 * g["y_throat_top"])))
    mid = roof[k_mid]
    ax.text(X(mid[0]) - 22, mid[1] + 14, f"techo / rampa θ = {th:.0f}°", fontsize=8, color=C_DUCT, ha="center",
            va="bottom", rotation=th, rotation_mode="anchor")
    note(ax, (g["x_lip"] + 3, 4), (g["x_lip"] - 140, 280 + 0),
         f"labio redondeado r ≈ {p['r_lip']:.0f}\n(IVR alta a baja velocidad:\nseparación en la cara interna)", color=C_DUCT)
    note(ax, (0.5 * (g["x_lip"] + g["x_tan"]), -3), (0.5 * (g["x_lip"] + g["x_tan"]) + 260, -50),
         f"rejilla enrasada: {g['n_bars']} barras longitudinales {p['bar_t']:.0f} mm, luz {p['bar_gap']:.0f} mm\n"
         f"área bruta {g['A_open_gross'] / 1e3:.1f}·10³ mm² = {g['A_open_over_imp']:.1f}× A_impulsor; "
         f"efectiva {g['A_eff_over_imp']:.1f}×", color=C_OK)
    note(ax, (xs0 + 4, ys(xs0) + 22), (xs0 + 40, 330),
         "sello (cara mojada) donde el eje\nsale por el techo; cojinetes en seco", color=C_HULL)
    note(ax, (g["x_imp"] - 25, g["h_shaft"] + p["D_imp"] / 2), (g["x_imp"] - 120, 330),
         f"impulsor Ø108: eje {g['shaft_minus_T']:+.0f} mm respecto\nde la flotación nominal → ceba solo", color=C_OK)
    ax.text(X(1140), 440,
            f"Regla: eje en el impulsor ≤ flotación estática medida en popa (HamiltonJet). Abertura entera A PROA del "
            f"impulsor: labio {g['lip_from_imp']:.0f} mm y tangencia {g['tan_from_imp']:.0f} mm\nadelante de su cara; "
            f"rampa {th:.0f}°, eje {p['alpha_shaft_deg']:.0f}° (sube hacia proa). Fondo liso, sin escalones > 2 mm ni "
            "apéndices delante de la toma. Cotas en mm; ver research/R10a_toma_waterjet.md.",
            fontsize=8, va="top", color=C_OK)

    # Insets: planta de las aberturas
    for ax_, kind in ((axes[0], "jorge"), (axes[1], "corr")):
        ins = ax_.inset_axes([0.865, 0.04, 0.13, 0.36] if kind == "jorge" else [0.865, 0.56, 0.13, 0.36])
        ins.set_aspect("equal")
        ins.set_xticks([])
        ins.set_yticks([])
        ins.set_title("vista inferior (mismas escalas)", fontsize=6.5)
        if kind == "jorge":
            Lj, Wj = p["grille_jorge"]
            ins.add_patch(Rectangle((-Lj / 2, -Wj / 2), Lj, Wj, fc="white", ec=C_BAD, lw=1.0))
            nb = res["jorge_grille"]["n_bars"]
            for k in range(nb):
                yb = -Wj / 2 + p["bar_gap"] + k * (p["bar_t"] + p["bar_gap"]) + p["bar_t"] / 2
                ins.plot([-Lj / 2, Lj / 2], [yb, yb], color=C_BAD, lw=1.0)
            ins.text(0, -Wj / 2 - 12, f"120 × 90\n{res['jorge_grille']['A_eff_over_imp']:.2f}× A_imp efectiva",
                     ha="center", va="top", fontsize=6.5, color=C_BAD)
            circ = plt.Circle((0, 0), p["D_imp"] / 2, fill=False, ls=":", color="k", lw=0.6)
            ins.add_patch(circ)
            ins.set_xlim(-170, 170)
            ins.set_ylim(-140, 100)
        else:
            Lo, Wo = g["L_open"], g["W_open"]
            a = min(Wo, Lo)
            t = np.linspace(-math.pi / 2, math.pi / 2, 40)
            xs_ = list(-Lo / 2 + (Lo - a) + a * np.cos(t))
            ys_ = list(Wo / 2 * np.sin(t))
            poly = np.array([(-Lo / 2, -Wo / 2)] + list(zip(xs_, ys_)) + [(-Lo / 2, Wo / 2)])
            poly[:, 0] *= -1   # proa (extremo semielíptico, tangencia de la rampa) a la izquierda
            ins.add_patch(Polygon(poly, closed=True, fc="white", ec=C_OK, lw=1.0))
            for k in range(g["n_bars"]):
                yb = -Wo / 2 + p["bar_gap"] + k * (p["bar_t"] + p["bar_gap"]) + p["bar_t"] / 2
                ins.plot([-(Lo / 2 - 0.15 * Lo), Lo / 2], [yb, yb], color=C_OK, lw=1.0)
            ins.text(Lo / 2 + 4, 0, "labio", rotation=90, fontsize=6, va="center", ha="left", color=C_OK)
            ins.text(0, -Wo / 2 - 12, f"proa ← {Lo:.0f} × {Wo:.0f}\n{g['A_eff_over_imp']:.1f}× A_imp efectiva",
                     ha="center", va="top", fontsize=6.5, color=C_OK)
            circ = plt.Circle((0, 0), p["D_imp"] / 2, fill=False, ls=":", color="k", lw=0.6)
            ins.add_patch(circ)
            ins.set_xlim(-185, 185)
            ins.set_ylim(-140, 100)
        ins.text(0, 92, "··· = Ø108 impulsor", ha="center", fontsize=6, va="top")

    fig.suptitle("Toma de agua del waterjet de Jorge (jet boat 2,30 m): plano 26/09/2026 vs corrección — corte lateral "
                 "esquemático por crujía, cotas en mm", fontsize=12, x=0.01, ha="left")
    fig.text(0.01, 0.005, "Generado por referencias/croquis_toma_waterjet.py (P1, 2026-10-01). Esquema, no plano de "
             "fabricación. Números etiquetados en research/R10a_toma_waterjet.md.", fontsize=7, color="#555")
    fig.tight_layout(rect=(0, 0.01, 1, 0.97))
    fig.savefig(out_svg, format="svg")
    plt.close(fig)


# =============================================================================
# 5. Salida por consola
# =============================================================================
def report(res):
    s = res["scales"]
    jl = res["jorge"]
    g = res["geom"]
    d = res["draft_mm"]
    w = res["water"]
    L = []
    L.append(f"Agua: ρ = {w['rho']:.0f} kg/m³, p_atm = {w['p_atm']:.0f} Pa, p_v = {w['p_v']:.0f} Pa ({w['src']})")
    L.append("== 1. Escalas implícitas del plano (mm/px) ==")
    L.append(f"  horizontal: cota 2300 → {s['sx'][0]:.3f}; cadena 850+750+700 → {s['sx'][1]:.3f} "
             f"(tramos {', '.join(f'{v:.2f}' for v in s['sx_parts'])})")
    L.append(f"  vertical: cota 280 → {s['sy'][0]:.3f}; cota 420 → {s['sy'][1]:.3f}")
    L.append("== 2. Plano de Jorge, medido (mm, rango por escala) ==")
    for k, v in jl.items():
        if k.startswith("_"):
            continue
        L.append(f"  {k:32s} {v[0]:7.0f} – {v[1]:7.0f}")
    jg = res["jorge_grille"]
    L.append(f"  rejilla 120×90: bruta {jg['A_gross']:.0f} mm² = {jg['A_gross_over_imp']:.2f}× A_imp; "
             f"{jg['n_bars']} barras → efectiva {jg['A_eff']:.0f} mm² = {jg['A_eff_over_imp']:.2f}× A_imp")
    L.append(f"  largo de abertura que exige un conducto Ø120 a θ = {P['theta_ramp_deg']:.0f}°: "
             f"D/sinθ = {jg['len_needed_for_throat_at_theta']:.0f} mm (el plano da 90)")
    L.append("== 3. Calado estático 150 kg ==")
    L.append(f"  nominal {d['nominal']:.0f} mm (L_wl {P['L_wl']:.0f}, B_wl {P['B_wl']:.0f}, Cb {P['Cb']}); "
             f"mín {d['min']:.0f}; máx {d['max']:.0f}")
    L.append("== 4. Toma corregida ==")
    keys = ["x_imp", "x_lip", "x_lip_sharp", "x_tan", "lip_from_imp", "tan_from_imp", "L_open", "W_open",
            "A_open_gross", "n_bars", "open_frac", "A_open_eff", "A_imp", "A_throat", "A_open_over_imp",
            "A_eff_over_imp", "R3", "k_perp", "A_incl", "A_incl_over_throat", "y_throat_top", "y_throat_bot", "x_shaft_exits_roof", "shaft_wet_len",
            "x_bearing_housing", "x_motor", "motor_axis_height_center", "motor_bottom_height",
            "nozzle_axis_height_transom", "h_shaft", "T_static", "shaft_minus_T", "shaft_underside_minus_T",
            "imp_top_minus_T"]
    for k in keys:
        v = g[k]
        if isinstance(v, tuple):
            L.append(f"  {k:28s} {v[0]:8.1f} – {v[1]:8.1f}")
        elif isinstance(v, float):
            L.append(f"  {k:28s} {v:10.2f}")
        else:
            L.append(f"  {k:28s} {v}")
    if g["R3_note"]:
        L.append("  AVISO: " + g["R3_note"])
    L.append(f"  velocidad de punta del impulsor a {P['rpm']:.0f} rpm: {res['tip_speed']:.1f} m/s")
    L.append("== 5. Puntos de operación (η_p·η_drive·P_el → Q) e IVR; NPSH a 4500 rpm ==")
    hdr = ("caso         V km/h  Q L/s  Vj m/s  Vgarg m/s  IVR(ITTC)  T N | corr: NPSHA  NPSHR3.5/4.0  "
           "margen3.5/4.0 | Jorge(si cebara): NPSHA margen3.5/4.0")
    L.append(hdr)
    for r in res["points"]:
        c = r["corr_K0.6"]
        j = r["jorge_K0.6"]
        ivr = "∞" if math.isinf(r["IVR"]) else f"{r['IVR']:.2f}"
        L.append(f"{r['caso']:12s} {r['V_kmh']:6.2f} {r['Q'] * 1e3:6.1f} {r['Vj']:7.2f} {r['V_pump']:9.2f} "
                 f"{ivr:>9s} {r['T_N']:6.0f} | {c['NPSH_A']:6.2f}  {c['NPSH_R'][3.5]:5.2f}/{c['NPSH_R'][4.0]:5.2f}  "
                 f"{c['ratio'][3.5]:5.2f}/{c['ratio'][4.0]:5.2f} | {j['NPSH_A']:6.2f} "
                 f"{j['ratio'][3.5]:5.2f}/{j['ratio'][4.0]:5.2f}")
    L.append("  (NPSH con rejilla de barra rectangular K = 0,6; margen = NPSH_A/NPSH_R; < 1,0 = cavita)")
    r0 = [r for r in res["points"] if r["V_kmh"] == 0.0]
    for r in r0:
        L.append(f"  {r['caso']}: V en la rejilla corregida {r['corr_K0.6']['V_grille']:.2f} m/s "
                 f"(pérdida {r['corr_K0.2']['loss_grille']:.2f}–{r['corr_K0.6']['loss_grille']:.2f} m); "
                 f"rejilla de Jorge {r['jorge_K0.6']['V_grille']:.2f} m/s "
                 f"(pérdida {r['jorge_K0.2']['loss_grille']:.2f}–{r['jorge_K0.6']['loss_grille']:.2f} m); "
                 f"Q_max sin cavitar (n_ωs 3,5) corr {r['corr_K0.6']['Q_max'][3.5] * 1e3:.1f} L/s")
    return "\n".join(L)


def main(argv=None):
    ap = argparse.ArgumentParser(description=__doc__.split("\n")[1])
    ap.add_argument("--out", default=os.path.join(HERE, "croquis_toma_waterjet.svg"))
    ap.add_argument("--json", default=None, help="opcional: volcar resultados numéricos a JSON")
    a = ap.parse_args(argv)
    res, g = compute()
    print(report(res))
    plot(res, g, a.out)
    print(f"SVG: {a.out}")
    if a.json:
        def clean(o):
            if isinstance(o, dict):
                return {str(k): clean(v) for k, v in o.items()}
            if isinstance(o, (list, tuple)):
                return [clean(v) for v in o]
            if isinstance(o, float) and math.isinf(o):
                return None
            return o
        with open(a.json, "w", encoding="utf-8") as fh:
            json.dump(clean(res), fh, indent=1, ensure_ascii=False)
        print(f"JSON: {a.json}")
    return 0


if __name__ == "__main__":
    sys.exit(main())
